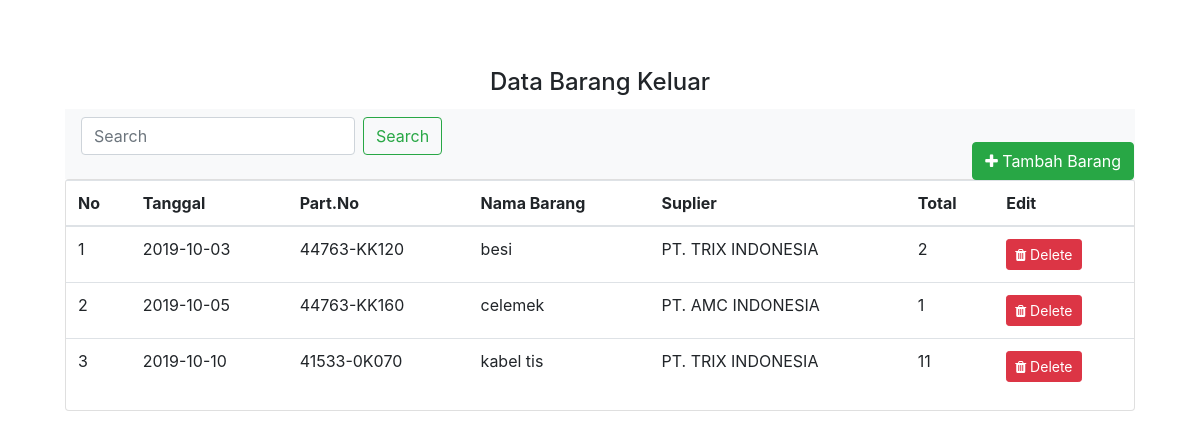
The page /index.php/barangkeluar on the database its author committed.
### tables this page shows
CREATE TABLE `barang_keluar` (
  `part_no` varchar(15) DEFAULT NULL,
  `id_suplier` varchar(50) DEFAULT NULL,
  `total` int(11) DEFAULT NULL,
  `tanggal` date NOT NULL,
  `id_brgkeluar` int(50) NOT NULL
);

CREATE TABLE `barang` (
  `id_barang` int(12) NOT NULL,
  `part_no` varchar(15) NOT NULL,
  `nama_barang` varchar(18) NOT NULL,
  `total` varchar(20) NOT NULL
);

CREATE TABLE `suplier` (
  `id_suplier` varchar(50) NOT NULL DEFAULT 'NULL',
  `nama_suplier` varchar(50) DEFAULT NULL,
  `alamat` varchar(50) DEFAULT NULL,
  `no.tlp` varchar(50) DEFAULT NULL
);

### application/controllers/Barangkeluar.php (called while the page is built, shortened)
<?php
class Barangkeluar extends CI_Controller {
    public function index(){
        $data['search'] = $this->input->get('search');
        $data['Barang']=$this->db->query("SELECT barang_keluar.id_brgkeluar, barang_keluar.total, barang_keluar.tanggal, barang_keluar.part_no, suplier.nama_suplier,barang.nama_barang from barang_keluar join suplier on barang_keluar.id_suplier=suplier.id_suplier JOIN barang on barang_keluar.part_no=barang.part_no where nama_barang like '%".$data['search']."%'")->result();
   $data['barang']=$this->db->query("select * from barang")->result();
   $data['supplier']=$this->db->query("select * from suplier")->result();
		$this->load->view('barang/v_data_barang_keluar',$data);
      }
}

### index.php (called while the page is built, shortened)
<?php
require_once BASEPATH.'core/CodeIgniter.php';

### application/views/barang/v_data_barang_keluar.php (the view, shortened to what this page needs)
  <header>
    <body>
      <main>
        <div class="container my-5">
         <div class="card-body text-center">
           <h4 class="card-title">Data Barang Keluar</h4>
           <div><?php echo $this->session->flashdata('msg'); ?>
           <nav class="navbar navbar-light bg-light">
            <form method="GET" action="<?php echo base_url()?>index.php/barang/" class="form-inline">
              <input name="search" class="form-control mr-sm-2" type="search" placeholder="Search" aria-label="Search">
              <button class="btn btn-outline-success my-2 my-sm-0" type="submit">Search</button>
            </form>
          </nav>
          <div class="card">
            <button id="add__new__list" type="button" class="btn btn-success position-absolute" data-toggle="modal" data-target=".bd-example-modal-lg"><i class="fa fa-plus"></i> Tambah Barang</button>
            <table class="table table-hover">
              <thead>
                <tr>
                  <th scope="col">No</th>
                  <th scope="col">Tanggal </th>
                  <th scope="col">Part.No </th>
                  <th scope="col">Nama Barang</th>
                  <th scope="col">Suplier</th>
                  <th scope="col">Total </th>
                  <th scope="col">Edit </th>
                </tr>
              </thead>
              <tbody>
                <tbody>
                  <?php if (empty($Barang)) { ?>
                    <tr>
                      <td colspan="8">Data Belum Ada</td>
                    </tr>
                    <?php
                  } else {
                    $no = 0;
                    foreach ($Barang as $rowBarang) {
                      $no++;
                      ?>
                      <tr>
                       <td><?php echo $no ?></td>
                       <td><?php echo $rowBarang->tanggal ?></td>
                       <td><?php echo $rowBarang->part_no ?></td>
                       <td><?php echo $rowBarang->nama_barang ?></td>
                       <td><?php echo $rowBarang->nama_suplier ?></td>
                       <td><?php echo $rowBarang->total ?></td>
                       <td>
                        <a class="btn btn-sm btn-danger" href="<?php echo base_url() ?>index.php/barangkeluar/hapus/<?php echo $rowBarang->id_brgkeluar ?>"><i class="fa fa-trash"></i> Delete</a>
                      </td>
                    </tr>
                  <?php }} ?>
                </tbody>
              </table>
            </div>
</main>

### application/views/sniphets/header.php (style rules this page uses)
body { background-image:url(https://1.bp.blogspot.com/-0YCdtdhDACI/XBu1HlhqlvI/AAAAAAAAFc8/wyvO83_zCbokYkWcciN8cgHMqh1EPZBCACLcBGAs/s1600/PT.%2BSanoh%2BIndonesia.png); background-size: 100%; }
#add__new__list { top: -38px; right: 0px; }

### rows shown on the page
barang_keluar: tanggal "2019-10-03", part_no "44763-KK120", barang.nama_barang "besi", id_suplier.nama_suplier "PT. TRIX INDONESIA", total "2"
barang_keluar: tanggal "2019-10-05", part_no "44763-KK160", barang.nama_barang "celemek", id_suplier.nama_suplier "PT. AMC INDONESIA", total "1"
barang_keluar: tanggal "2019-10-10", part_no "41533-0K070", barang.nama_barang "kabel tis", id_suplier.nama_suplier "PT. TRIX INDONESIA", total "11"
